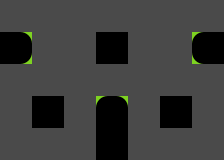

This game map was drawn from its Tiled (.tmx) file and the tilesets committed beside it. A one-line description and the full map source follow:
An orthogonal 7x5 tile map with 32x32 px tiles, 4 tile layers (grid, walls, zonemap, blockrounded) and 7 objects (4x twostep, player, goal, fluffy).

<map version="1.0" orientation="orthogonal" width="7" height="5" tilewidth="32" tileheight="32">
 <properties>
  <property name="_mode" value="" />
  <property name="_title" value="test" />
  <property name="_zone" value="" />
 </properties>
 <tileset firstgid="1" name="cells" tilewidth="32" tileheight="32">
  <image source="../cells.png" trans="ff00ff" width="128" height="384" />
 </tileset>
 <layer name="grid" width="7" height="5">
  <data>
   <tile gid="1" />
   <tile gid="1" />
   <tile gid="1" />
   <tile gid="1" />
   <tile gid="1" />
   <tile gid="1" />
   <tile gid="1" />
   <tile gid="16" />
   <tile gid="1" />
   <tile gid="1" />
   <tile gid="16" />
   <tile gid="1" />
   <tile gid="1" />
   <tile gid="16" />
   <tile gid="1" />
   <tile gid="1" />
   <tile gid="1" />
   <tile gid="1" />
   <tile gid="1" />
   <tile gid="1" />
   <tile gid="1" />
   <tile gid="1" />
   <tile gid="16" />
   <tile gid="1" />
   <tile gid="16" />
   <tile gid="1" />
   <tile gid="16" />
   <tile gid="1" />
   <tile gid="1" />
   <tile gid="1" />
   <tile gid="1" />
   <tile gid="16" />
   <tile gid="1" />
   <tile gid="1" />
   <tile gid="1" />
  </data>
 </layer>
 <layer name="walls" width="7" height="5">
  <data>
   <tile gid="0" />
   <tile gid="0" />
   <tile gid="0" />
   <tile gid="0" />
   <tile gid="0" />
   <tile gid="0" />
   <tile gid="0" />
   <tile gid="0" />
   <tile gid="0" />
   <tile gid="0" />
   <tile gid="0" />
   <tile gid="0" />
   <tile gid="0" />
   <tile gid="0" />
   <tile gid="0" />
   <tile gid="0" />
   <tile gid="0" />
   <tile gid="0" />
   <tile gid="0" />
   <tile gid="0" />
   <tile gid="0" />
   <tile gid="0" />
   <tile gid="0" />
   <tile gid="0" />
   <tile gid="0" />
   <tile gid="0" />
   <tile gid="0" />
   <tile gid="0" />
   <tile gid="0" />
   <tile gid="0" />
   <tile gid="0" />
   <tile gid="0" />
   <tile gid="0" />
   <tile gid="0" />
   <tile gid="0" />
  </data>
 </layer>
 <layer name="zonemap" width="7" height="5">
  <data>
   <tile gid="0" />
   <tile gid="0" />
   <tile gid="0" />
   <tile gid="0" />
   <tile gid="0" />
   <tile gid="0" />
   <tile gid="0" />
   <tile gid="0" />
   <tile gid="0" />
   <tile gid="0" />
   <tile gid="0" />
   <tile gid="0" />
   <tile gid="0" />
   <tile gid="0" />
   <tile gid="0" />
   <tile gid="0" />
   <tile gid="0" />
   <tile gid="0" />
   <tile gid="0" />
   <tile gid="0" />
   <tile gid="0" />
   <tile gid="0" />
   <tile gid="0" />
   <tile gid="0" />
   <tile gid="0" />
   <tile gid="0" />
   <tile gid="0" />
   <tile gid="0" />
   <tile gid="0" />
   <tile gid="0" />
   <tile gid="0" />
   <tile gid="0" />
   <tile gid="0" />
   <tile gid="0" />
   <tile gid="0" />
  </data>
 </layer>
 <layer name="blockrounded" width="7" height="5">
  <data>
   <tile gid="0" />
   <tile gid="0" />
   <tile gid="0" />
   <tile gid="0" />
   <tile gid="0" />
   <tile gid="0" />
   <tile gid="0" />
   <tile gid="32" />
   <tile gid="0" />
   <tile gid="0" />
   <tile gid="0" />
   <tile gid="0" />
   <tile gid="0" />
   <tile gid="31" />
   <tile gid="0" />
   <tile gid="0" />
   <tile gid="0" />
   <tile gid="0" />
   <tile gid="0" />
   <tile gid="0" />
   <tile gid="0" />
   <tile gid="0" />
   <tile gid="0" />
   <tile gid="0" />
   <tile gid="29" />
   <tile gid="0" />
   <tile gid="0" />
   <tile gid="0" />
   <tile gid="0" />
   <tile gid="0" />
   <tile gid="0" />
   <tile gid="0" />
   <tile gid="0" />
   <tile gid="0" />
   <tile gid="0" />
  </data>
 </layer>
 <objectgroup name="players" width="7" height="5">
  <object type="player" x="207" y="113" />
 </objectgroup>
 <objectgroup name="enemies" width="7" height="5">
  <object type="twostep" x="79" y="17" />
  <object type="twostep" x="14" y="145" />
  <object type="twostep" x="208" y="16" />
  <object type="twostep" x="16" y="17" />
 </objectgroup>
 <objectgroup name="items" width="7" height="5">
  <object type="goal" x="15" y="78" />
 </objectgroup>
 <objectgroup name="powerups" width="7" height="5" />
 <objectgroup name="portals" width="7" height="5" />
 <objectgroup name="cells" width="7" height="5">
  <object type="fluffy" x="145" y="140" />
 </objectgroup>
</map>
